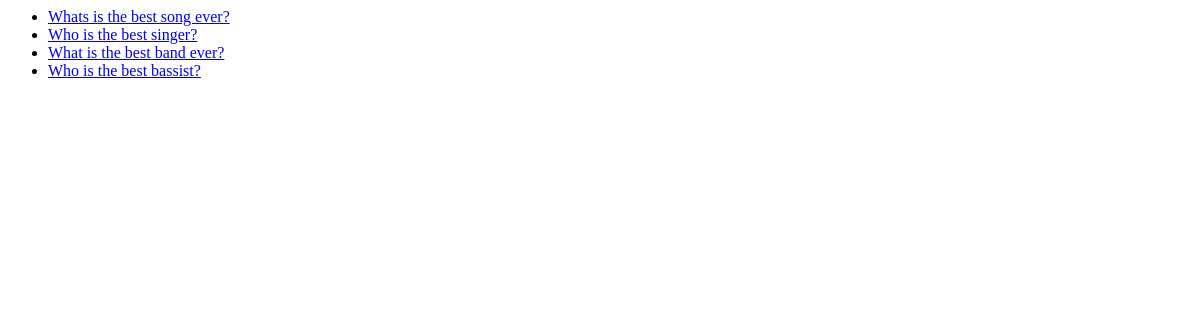
/polls/, run on an earlier commit of the app's database.
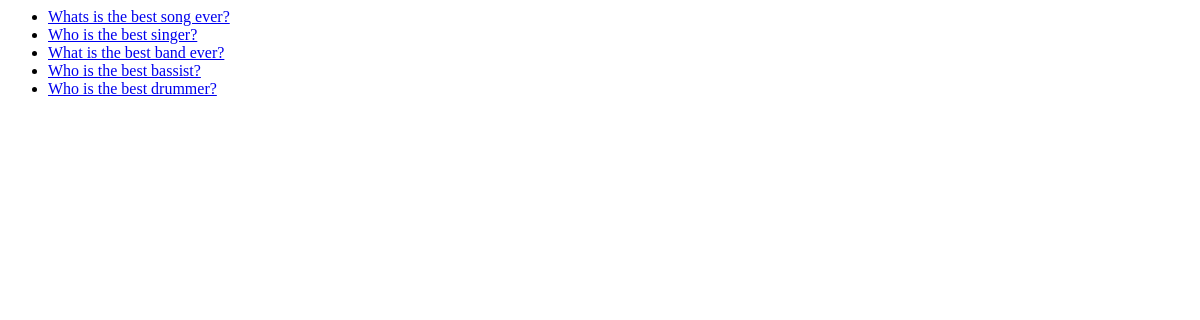
And on a later commit of the database.
### polls/models.py (models this page shows, shortened)
class Question(models.Model):
    question_text = models.CharField(max_length=270)
    pub_date = models.DateTimeField("date published")

### polls/views.py (the view)
# urls.py: path('', views.IndexView.as_view(), name='index'),
class IndexView(generic.ListView):
    template_name = "polls/index.html"
    context_object_name = "latest_question_list"
    def get_queryset(self):
        return Question.objects.all()

### polls/templates/polls/index.html
{% if latest_question_list %}
    <ul>
    {% for question in latest_question_list  %}
        <li>
            <a href="{% url 'polls:detail' question.id %}">  {{question.question_text}} </a>
        </li>
    {% endfor %}
    </ul>
{% else %}
    <p>No polls here in this page. If you are here there is a problem .</p>
{% endif %}

What changed in the data, as far as the page shows it:
added Question: question_text "Who is the best drummer?"
